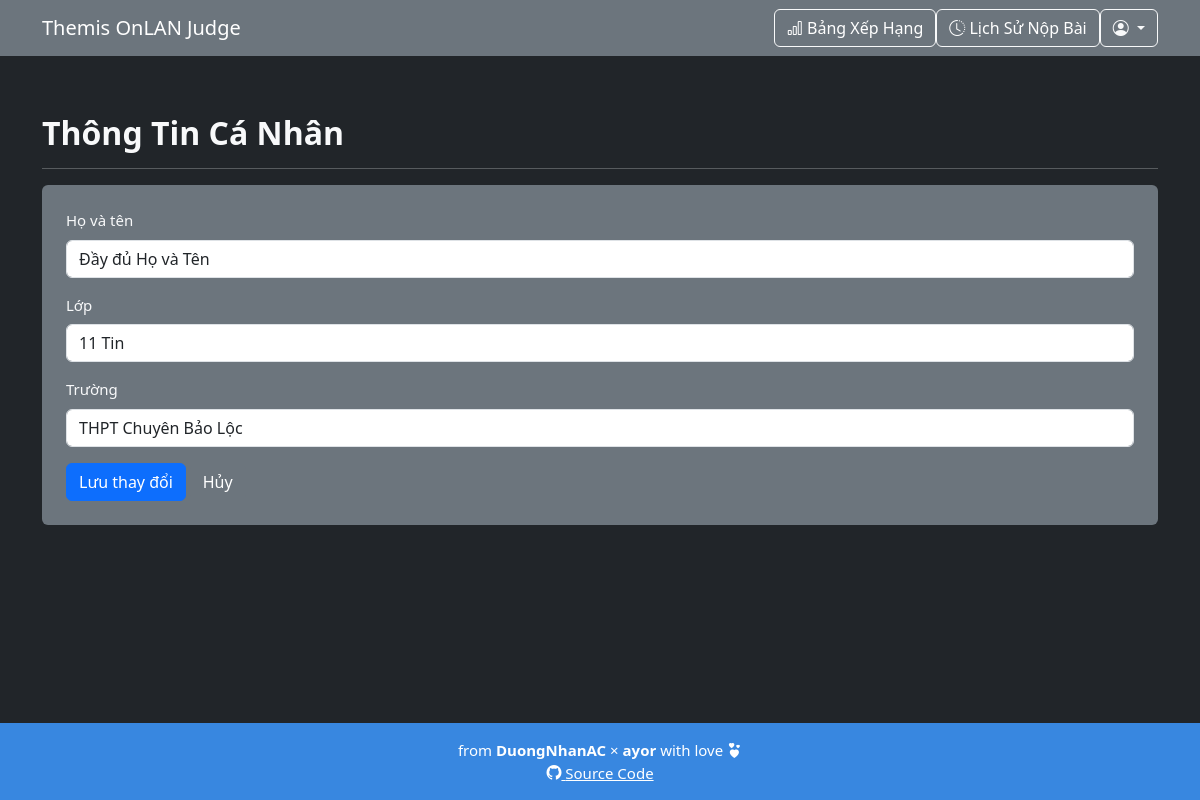
The app's page /edit_profile.php (signed in), older data.
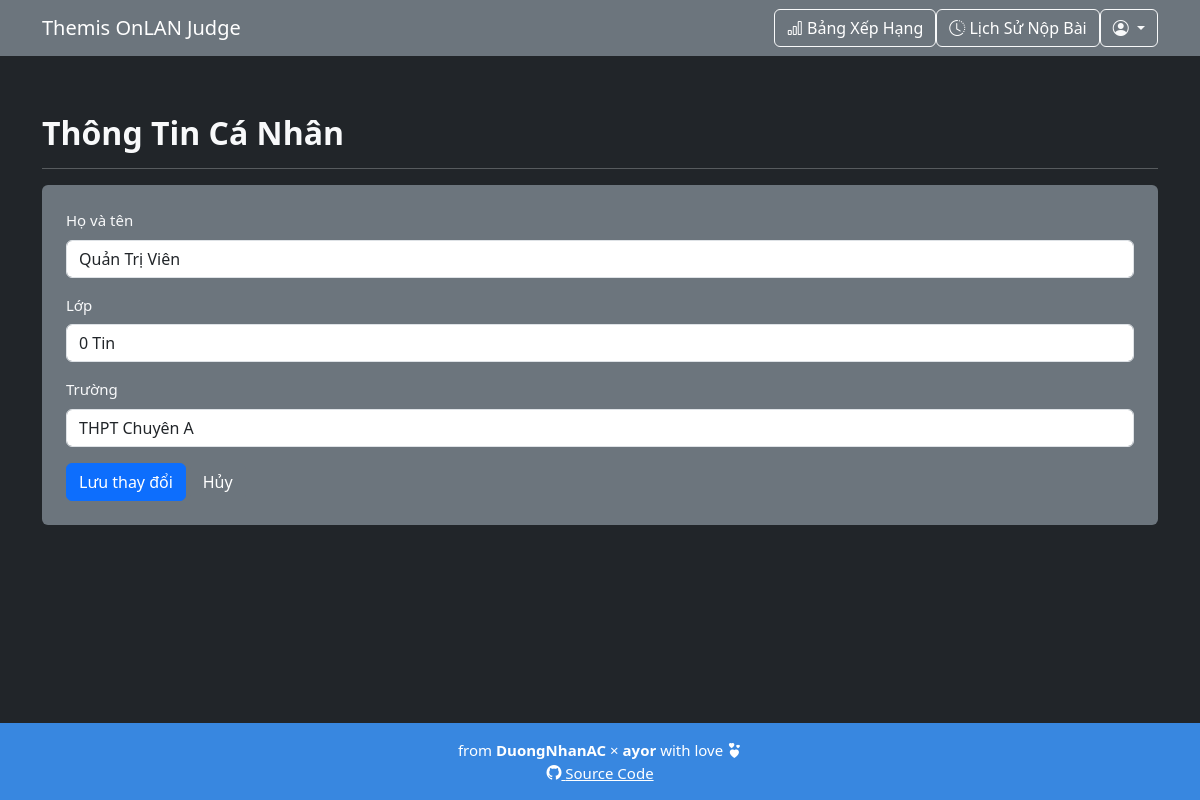
The same page, newer data.
### tables this page shows
CREATE TABLE IF NOT EXISTS `users` (
  `id` int(11) NOT NULL AUTO_INCREMENT,
  `username` varchar(50) NOT NULL,
  `password` varchar(255) NOT NULL,
  `role` enum('admin','student') NOT NULL DEFAULT 'student',
  `created_at` timestamp NULL DEFAULT current_timestamp(),
  `full_name` varchar(255) NOT NULL,
  `class` varchar(50) NOT NULL,
  `school` varchar(255) NOT NULL DEFAULT '',
  PRIMARY KEY (`id`),
  UNIQUE KEY `username` (`username`)
);

### edit_profile.php (the view, shortened to what this page needs)
<?php
require 'config.php';
$user_id = $_SESSION['user_id'];
$stmt = $pdo->prepare("SELECT full_name, class, school FROM users WHERE id = ?");
$stmt->execute([$user_id]);
$user = $stmt->fetch(PDO::FETCH_ASSOC);
?>
<!DOCTYPE html>
<html lang="vi">
<head>
	<link rel="stylesheet" href="assets/css/bootstrap.min.css">
	<link rel="stylesheet" href="assets/css/bootstrap-icons.css">
	<link rel="stylesheet" href="assets/css/styles.css">
</head>
<body class="bg-dark text-light">
		<nav class="navbar navbar-expand-lg navbar-dark bg-secondary">
		<div class="container">
			<a class="navbar-brand" href="index.php">Themis OnLAN Judge</a>
			<div class="collapse navbar-collapse justify-content-end" id="navbarNav">
				<a href="ranking.php" class="btn btn-outline-light">
					<i class="bi bi-bar-chart"></i> Bảng Xếp Hạng
				</a>
				<?php if (isset($_SESSION['user_id'])): ?>
					<a href="submissions.php" class="btn btn-outline-light">
						<i class="bi bi-clock-history"></i> Lịch Sử Nộp Bài
					</a>
					<div class="dropdown">
						<button class="btn btn-outline-light dropdown-toggle" type="button" id="userDropdown" data-bs-toggle="dropdown">
							<i class="bi bi-person-circle"></i>
						</button>
					</div>
				<?php else: ?>
					<a href="auth.php" class="btn btn-success">
						<i class="bi bi-person-plus-fill"></i> Đăng Nhập/Đăng Ký
					</a>
				<?php endif; ?>
			</div>
		</div>
	</nav>
<div class="container mt-5">
	<h2>Thông Tin Cá Nhân</h2>
	<hr>
	<form method="POST" class="bg-secondary p-4 rounded" style="margin-bottom:15px;">
		<div class="mb-3">
			<label for="full_name" class="form-label">Họ và tên</label>
			<input type="text" class="form-control" id="full_name" name="full_name" value="<?= htmlspecialchars($user['full_name']) ?>" required>
		</div>
		<div class="mb-3">
			<label for="class" class="form-label">Lớp</label>
			<input type="text" class="form-control" id="class" name="class" value="<?= htmlspecialchars($user['class']) ?>" required>
		</div>
		<div class="mb-3">
			<label for="school" class="form-label">Trường</label>
			<input type="text" class="form-control" id="school" name="school" value="<?= htmlspecialchars($user['school']) ?>" required>
		</div>
		<button type="submit" class="btn btn-primary">Lưu thay đổi</button>
		<a href="index.php" class="btn btn-secondary">Hủy</a>
	</form>
</div>
</body>
<footer>
	<div class="text-center mt-3">
		<p>from <b>DuongNhanAC</b> × <b>ayor</b> with love <i class="bi bi-hearts"></i><br />
		<a href="https://github.com/duongnotnhan/themis-onlan-judge"><i class="bi bi-github"></i> Source Code</a></p>
	</div>
</footer>
</html>

Row changes from the older to the newer data that the page shows:
changed users: full_name "Đầy đủ Họ và Tên" → "Quản Trị Viên"; class "11 Tin" → "0 Tin"; school "THPT Chuyên Bảo Lộc" → "THPT Chuyên A"
